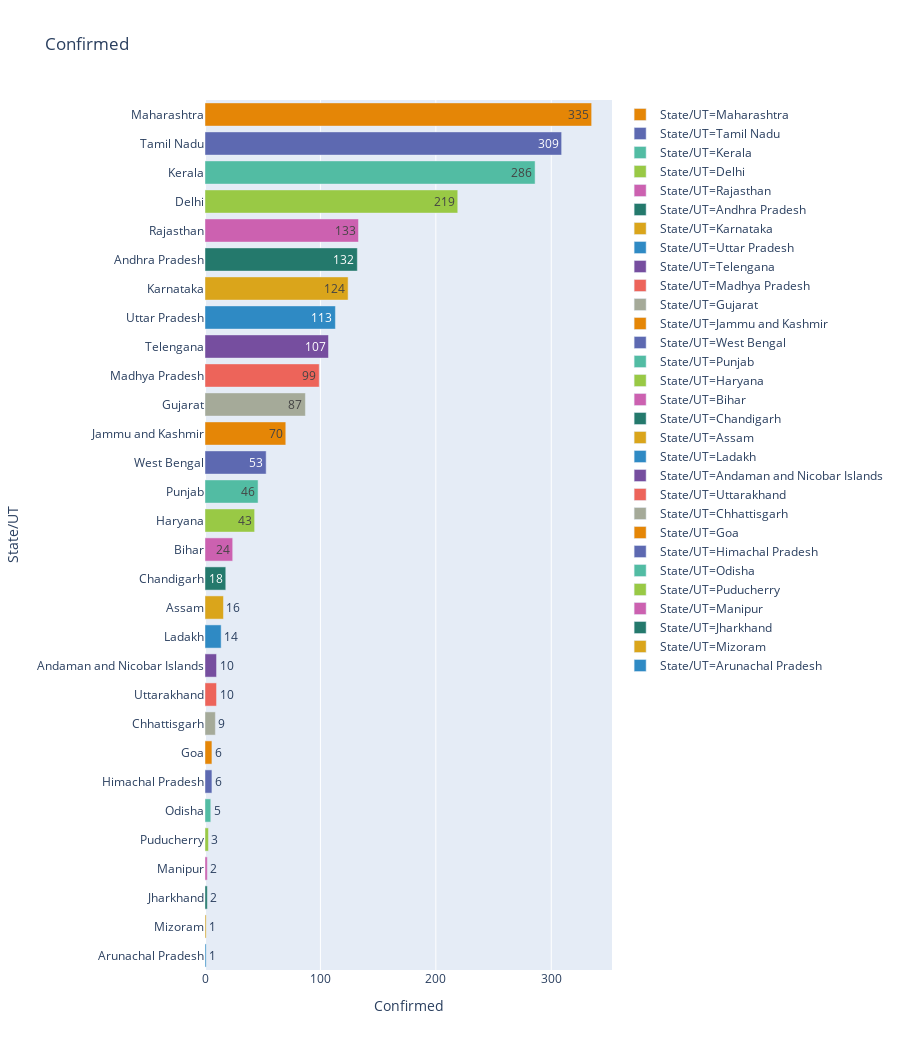

Source (notebook cell):
### Code cell
temp = latest.sort_values('Confirmed', ascending=False)
state_order = temp['State/UT']
temp['']
fig = px.bar(temp, 
             x="Confirmed", y="State/UT", color='State/UT', title='Confirmed',
             orientation='h', text='Confirmed', height=len(temp)*35,
             color_discrete_sequence = px.colors.qualitative.Vivid)
fig.show()

### Figure 1 — Plotly figure (JSON) as saved in the notebook; plotly's stock layout.template omitted (floating-point values rounded to 4 significant figures)
{"data": [{"alignmentgroup": "True", "hoverlabel": {"namelength": 0}, "hovertemplate": "State/UT=%{y}<br>Confirmed=%{text}", "legendgroup": "State/UT=Maharashtra", "marker": {"color": "rgb(229, 134, 6)"}, "name": "State/UT=Maharashtra", "offsetgroup": "State/UT=Maharashtra", "orientation": "h", "showlegend": true, "text": [335], "textposition": "auto", "type": "bar", "x": [335], "xaxis": "x", "y": ["Maharashtra"], "yaxis": "y"}, {"alignmentgroup": "True", "hoverlabel": {"namelength": 0}, "hovertemplate": "State/UT=%{y}<br>Confirmed=%{text}", "legendgroup": "State/UT=Tamil Nadu", "marker": {"color": "rgb(93, 105, 177)"}, "name": "State/UT=Tamil Nadu", "offsetgroup": "State/UT=Tamil Nadu", "orientation": "h", "showlegend": true, "text": [309], "textposition": "auto", "type": "bar", "x": [309], "xaxis": "x", "y": ["Tamil Nadu"], "yaxis": "y"}, {"alignmentgroup": "True", "hoverlabel": {"namelength": 0}, "hovertemplate": "State/UT=%{y}<br>Confirmed=%{text}", "legendgroup": "State/UT=Kerala", "marker": {"color": "rgb(82, 188, 163)"}, "name": "State/UT=Kerala", "offsetgroup": "State/UT=Kerala", "orientation": "h", "showlegend": true, "text": [286], "textposition": "auto", "type": "bar", "x": [286], "xaxis": "x", "y": ["Kerala"], "yaxis": "y"}, {"alignmentgroup": "True", "hoverlabel": {"namelength": 0}, "hovertemplate": "State/UT=%{y}<br>Confirmed=%{text}", "legendgroup": "State/UT=Delhi", "marker": {"color": "rgb(153, 201, 69)"}, "name": "State/UT=Delhi", "offsetgroup": "State/UT=Delhi", "orientation": "h", "showlegend": true, "text": [219], "textposition": "auto", "type": "bar", "x": [219], "xaxis": "x", "y": ["Delhi"], "yaxis": "y"}, {"alignmentgroup": "True", "hoverlabel": {"namelength": 0}, "hovertemplate": "State/UT=%{y}<br>Confirmed=%{text}", "legendgroup": "State/UT=Rajasthan", "marker": {"color": "rgb(204, 97, 176)"}, "name": "State/UT=Rajasthan", "offsetgroup": "State/UT=Rajasthan", "orientation": "h", "showlegend": true, "text": [133], "textposition": "auto", "type": "bar", "x": [133], "xaxis": "x", "y": ["Rajasthan"], "yaxis": "y"}, {"alignmentgroup": "True", "hoverlabel": {"namelength": 0}, "hovertemplate": "State/UT=%{y}<br>Confirmed=%{text}", "legendgroup": "State/UT=Andhra Pradesh", "marker": {"color": "rgb(36, 121, 108)"}, "name": "State/UT=Andhra Pradesh", "offsetgroup": "State/UT=Andhra Pradesh", "orientation": "h", "showlegend": true, "text": [132], "textposition": "auto", "type": "bar", "x": [132], "xaxis": "x", "y": ["Andhra Pradesh"], "yaxis": "y"}, {"alignmentgroup": "True", "hoverlabel": {"namelength": 0}, "hovertemplate": "State/UT=%{y}<br>Confirmed=%{text}", "legendgroup": "State/UT=Karnataka", "marker": {"color": "rgb(218, 165, 27)"}, "name": "State/UT=Karnataka", "offsetgroup": "State/UT=Karnataka", "orientation": "h", "showlegend": true, "text": [124], "textposition": "auto", "type": "bar", "x": [124], "xaxis": "x", "y": ["Karnataka"], "yaxis": "y"}, {"alignmentgroup": "True", "hoverlabel": {"namelength": 0}, "hovertemplate": "State/UT=%{y}<br>Confirmed=%{text}", "legendgroup": "State/UT=Uttar Pradesh", "marker": {"color": "rgb(47, 138, 196)"}, "name": "State/UT=Uttar Pradesh", "offsetgroup": "State/UT=Uttar Pradesh", "orientation": "h", "showlegend": true, "text": [113], "textposition": "auto", "type": "bar", "x": [113], "xaxis": "x", "y": ["Uttar Pradesh"], "yaxis": "y"}, {"alignmentgroup": "True", "hoverlabel": {"namelength": 0}, "hovertemplate": "State/UT=%{y}<br>Confirmed=%{text}", "legendgroup": "State/UT=Telengana", "marker": {"color": "rgb(118, 78, 159)"}, "name": "State/UT=Telengana", "offsetgroup": "State/UT=Telengana", "orientation": "h", "showlegend": true, "text": [107], "textposition": "auto", "type": "bar", "x": [107], "xaxis": "x", "y": ["Telengana"], "yaxis": "y"}, {"alignmentgroup": "True", "hoverlabel": {"namelength": 0}, "hovertemplate": "State/UT=%{y}<br>Confirmed=%{text}", "legendgroup": "State/UT=Madhya Pradesh", "marker": {"color": "rgb(237, 100, 90)"}, "name": "State/UT=Madhya Pradesh", "offsetgroup": "State/UT=Madhya Pradesh", "orientation": "h", "showlegend": true, "text": [99], "textposition": "auto", "type": "bar", "x": [99], "xaxis": "x", "y": ["Madhya Pradesh"], "yaxis": "y"}, {"alignmentgroup": "True", "hoverlabel": {"namelength": 0}, "hovertemplate": "State/UT=%{y}<br>Confirmed=%{text}", "legendgroup": "State/UT=Gujarat", "marker": {"color": "rgb(165, 170, 153)"}, "name": "State/UT=Gujarat", "offsetgroup": "State/UT=Gujarat", "orientation": "h", "showlegend": true, "text": [87], "textposition": "auto", "type": "bar", "x": [87], "xaxis": "x", "y": ["Gujarat"], "yaxis": "y"}, {"alignmentgroup": "True", "hoverlabel": {"namelength": 0}, "hovertemplate": "State/UT=%{y}<br>Confirmed=%{text}", "legendgroup": "State/UT=Jammu and Kashmir", "marker": {"color": "rgb(229, 134, 6)"}, "name": "State/UT=Jammu and Kashmir", "offsetgroup": "State/UT=Jammu and Kashmir", "orientation": "h", "showlegend": true, "text": [70], "textposition": "auto", "type": "bar", "x": [70], "xaxis": "x", "y": ["Jammu and Kashmir"], "yaxis": "y"}, {"alignmentgroup": "True", "hoverlabel": {"namelength": 0}, "hovertemplate": "State/UT=%{y}<br>Confirmed=%{text}", "legendgroup": "State/UT=West Bengal", "marker": {"color": "rgb(93, 105, 177)"}, "name": "State/UT=West Bengal", "offsetgroup": "State/UT=West Bengal", "orientation": "h", "showlegend": true, "text": [53], "textposition": "auto", "type": "bar", "x": [53], "xaxis": "x", "y": ["West Bengal"], "yaxis": "y"}, {"alignmentgroup": "True", "hoverlabel": {"namelength": 0}, "hovertemplate": "State/UT=%{y}<br>Confirmed=%{text}", "legendgroup": "State/UT=Punjab", "marker": {"color": "rgb(82, 188, 163)"}, "name": "State/UT=Punjab", "offsetgroup": "State/UT=Punjab", "orientation": "h", "showlegend": true, "text": [46], "textposition": "auto", "type": "bar", "x": [46], "xaxis": "x", "y": ["Punjab"], "yaxis": "y"}, {"alignmentgroup": "True", "hoverlabel": {"namelength": 0}, "hovertemplate": "State/UT=%{y}<br>Confirmed=%{text}", "legendgroup": "State/UT=Haryana", "marker": {"color": "rgb(153, 201, 69)"}, "name": "State/UT=Haryana", "offsetgroup": "State/UT=Haryana", "orientation": "h", "showlegend": true, "text": [43], "textposition": "auto", "type": "bar", "x": [43], "xaxis": "x", "y": ["Haryana"], "yaxis": "y"}, {"alignmentgroup": "True", "hoverlabel": {"namelength": 0}, "hovertemplate": "State/UT=%{y}<br>Confirmed=%{text}", "legendgroup": "State/UT=Bihar", "marker": {"color": "rgb(204, 97, 176)"}, "name": "State/UT=Bihar", "offsetgroup": "State/UT=Bihar", "orientation": "h", "showlegend": true, "text": [24], "textposition": "auto", "type": "bar", "x": [24], "xaxis": "x", "y": ["Bihar"], "yaxis": "y"}, {"alignmentgroup": "True", "hoverlabel": {"namelength": 0}, "hovertemplate": "State/UT=%{y}<br>Confirmed=%{text}", "legendgroup": "State/UT=Chandigarh", "marker": {"color": "rgb(36, 121, 108)"}, "name": "State/UT=Chandigarh", "offsetgroup": "State/UT=Chandigarh", "orientation": "h", "showlegend": true, "text": [18], "textposition": "auto", "type": "bar", "x": [18], "xaxis": "x", "y": ["Chandigarh"], "yaxis": "y"}, {"alignmentgroup": "True", "hoverlabel": {"namelength": 0}, "hovertemplate": "State/UT=%{y}<br>Confirmed=%{text}", "legendgroup": "State/UT=Assam", "marker": {"color": "rgb(218, 165, 27)"}, "name": "State/UT=Assam", "offsetgroup": "State/UT=Assam", "orientation": "h", "showlegend": true, "text": [16], "textposition": "auto", "type": "bar", "x": [16], "xaxis": "x", "y": ["Assam"], "yaxis": "y"}, {"alignmentgroup": "True", "hoverlabel": {"namelength": 0}, "hovertemplate": "State/UT=%{y}<br>Confirmed=%{text}", "legendgroup": "State/UT=Ladakh", "marker": {"color": "rgb(47, 138, 196)"}, "name": "State/UT=Ladakh", "offsetgroup": "State/UT=Ladakh", "orientation": "h", "showlegend": true, "text": [14], "textposition": "auto", "type": "bar", "x": [14], "xaxis": "x", "y": ["Ladakh"], "yaxis": "y"}, {"alignmentgroup": "True", "hoverlabel": {"namelength": 0}, "hovertemplate": "State/UT=%{y}<br>Confirmed=%{text}", "legendgroup": "State/UT=Andaman and Nicobar Islands", "marker": {"color": "rgb(118, 78, 159)"}, "name": "State/UT=Andaman and Nicobar Islands", "offsetgroup": "State/UT=Andaman and Nicobar Islands", "orientation": "h", "showlegend": true, "text": [10], "textposition": "auto", "type": "bar", "x": [10], "xaxis": "x", "y": ["Andaman and Nicobar Islands"], "yaxis": "y"}, {"alignmentgroup": "True", "hoverlabel": {"namelength": 0}, "hovertemplate": "State/UT=%{y}<br>Confirmed=%{text}", "legendgroup": "State/UT=Uttarakhand", "marker": {"color": "rgb(237, 100, 90)"}, "name": "State/UT=Uttarakhand", "offsetgroup": "State/UT=Uttarakhand", "orientation": "h", "showlegend": true, "text": [10], "textposition": "auto", "type": "bar", "x": [10], "xaxis": "x", "y": ["Uttarakhand"], "yaxis": "y"}, {"alignmentgroup": "True", "hoverlabel": {"namelength": 0}, "hovertemplate": "State/UT=%{y}<br>Confirmed=%{text}", "legendgroup": "State/UT=Chhattisgarh", "marker": {"color": "rgb(165, 170, 153)"}, "name": "State/UT=Chhattisgarh", "offsetgroup": "State/UT=Chhattisgarh", "orientation": "h", "showlegend": true, "text": [9], "textposition": "auto", "type": "bar", "x": [9], "xaxis": "x", "y": ["Chhattisgarh"], "yaxis": "y"}, {"alignmentgroup": "True", "hoverlabel": {"namelength": 0}, "hovertemplate": "State/UT=%{y}<br>Confirmed=%{text}", "legendgroup": "State/UT=Goa", "marker": {"color": "rgb(229, 134, 6)"}, "name": "State/UT=Goa", "offsetgroup": "State/UT=Goa", "orientation": "h", "showlegend": true, "text": [6], "textposition": "auto", "type": "bar", "x": [6], "xaxis": "x", "y": ["Goa"], "yaxis": "y"}, {"alignmentgroup": "True", "hoverlabel": {"namelength": 0}, "hovertemplate": "State/UT=%{y}<br>Confirmed=%{text}", "legendgroup": "State/UT=Himachal Pradesh", "marker": {"color": "rgb(93, 105, 177)"}, "name": "State/UT=Himachal Pradesh", "offsetgroup": "State/UT=Himachal Pradesh", "orientation": "h", "showlegend": true, "text": [6], "textposition": "auto", "type": "bar", "x": [6], "xaxis": "x", "y": ["Himachal Pradesh"], "yaxis": "y"}, {"alignmentgroup": "True", "hoverlabel": {"namelength": 0}, "hovertemplate": "State/UT=%{y}<br>Confirmed=%{text}", "legendgroup": "State/UT=Odisha", "marker": {"color": "rgb(82, 188, 163)"}, "name": "State/UT=Odisha", "offsetgroup": "State/UT=Odisha", "orientation": "h", "showlegend": true, "text": [5], "textposition": "auto", "type": "bar", "x": [5], "xaxis": "x", "y": ["Odisha"], "yaxis": "y"}, {"alignmentgroup": "True", "hoverlabel": {"namelength": 0}, "hovertemplate": "State/UT=%{y}<br>Confirmed=%{text}", "legendgroup": "State/UT=Puducherry", "marker": {"color": "rgb(153, 201, 69)"}, "name": "State/UT=Puducherry", "offsetgroup": "State/UT=Puducherry", "orientation": "h", "showlegend": true, "text": [3], "textposition": "auto", "type": "bar", "x": [3], "xaxis": "x", "y": ["Puducherry"], "yaxis": "y"}, {"alignmentgroup": "True", "hoverlabel": {"namelength": 0}, "hovertemplate": "State/UT=%{y}<br>Confirmed=%{text}", "legendgroup": "State/UT=Manipur", "marker": {"color": "rgb(204, 97, 176)"}, "name": "State/UT=Manipur", "offsetgroup": "State/UT=Manipur", "orientation": "h", "showlegend": true, "text": [2], "textposition": "auto", "type": "bar", "x": [2], "xaxis": "x", "y": ["Manipur"], "yaxis": "y"}, {"alignmentgroup": "True", "hoverlabel": {"namelength": 0}, "hovertemplate": "State/UT=%{y}<br>Confirmed=%{text}", "legendgroup": "State/UT=Jharkhand", "marker": {"color": "rgb(36, 121, 108)"}, "name": "State/UT=Jharkhand", "offsetgroup": "State/UT=Jharkhand", "orientation": "h", "showlegend": true, "text": [2], "textposition": "auto", "type": "bar", "x": [2], "xaxis": "x", "y": ["Jharkhand"], "yaxis": "y"}, {"alignmentgroup": "True", "hoverlabel": {"namelength": 0}, "hovertemplate": "State/UT=%{y}<br>Confirmed=%{text}", "legendgroup": "State/UT=Mizoram", "marker": {"color": "rgb(218, 165, 27)"}, "name": "State/UT=Mizoram", "offsetgroup": "State/UT=Mizoram", "orientation": "h", "showlegend": true, "text": [1], "textposition": "auto", "type": "bar", "x": [1], "xaxis": "x", "y": ["Mizoram"], "yaxis": "y"}, {"alignmentgroup": "True", "hoverlabel": {"namelength": 0}, "hovertemplate": "State/UT=%{y}<br>Confirmed=%{text}", "legendgroup": "State/UT=Arunachal Pradesh", "marker": {"color": "rgb(47, 138, 196)"}, "name": "State/UT=Arunachal Pradesh", "offsetgroup": "State/UT=Arunachal Pradesh", "orientation": "h", "showlegend": true, "text": [1], "textposition": "auto", "type": "bar", "x": [1], "xaxis": "x", "y": ["Arunachal Pradesh"], "yaxis": "y"}], "layout": {"barmode": "relative", "height": 1050, "legend": {"tracegroupgap": 0}, "title": {"text": "Confirmed"}, "xaxis": {"anchor": "y", "domain": [0, 1], "title": {"text": "Confirmed"}}, "yaxis": {"anchor": "x", "categoryarray": ["Arunachal Pradesh", "Mizoram", "Jharkhand", "Manipur", "Puducherry", "Odisha", "Himachal Pradesh", "Goa", "Chhattisgarh", "Uttarakhand", "Andaman and Nicobar Islands", "Ladakh", "Assam", "Chandigarh", "Bihar", "Haryana", "Punjab", "West Bengal", "Jammu and Kashmir", "Gujarat", "Madhya Pradesh", "Telengana", "Uttar Pradesh", "Karnataka", "Andhra Pradesh", "Rajasthan", "Delhi", "Kerala", "Tamil Nadu", "Maharashtra"], "categoryorder": "array", "domain": [0, 1], "title": {"text": "State/UT"}}}}
